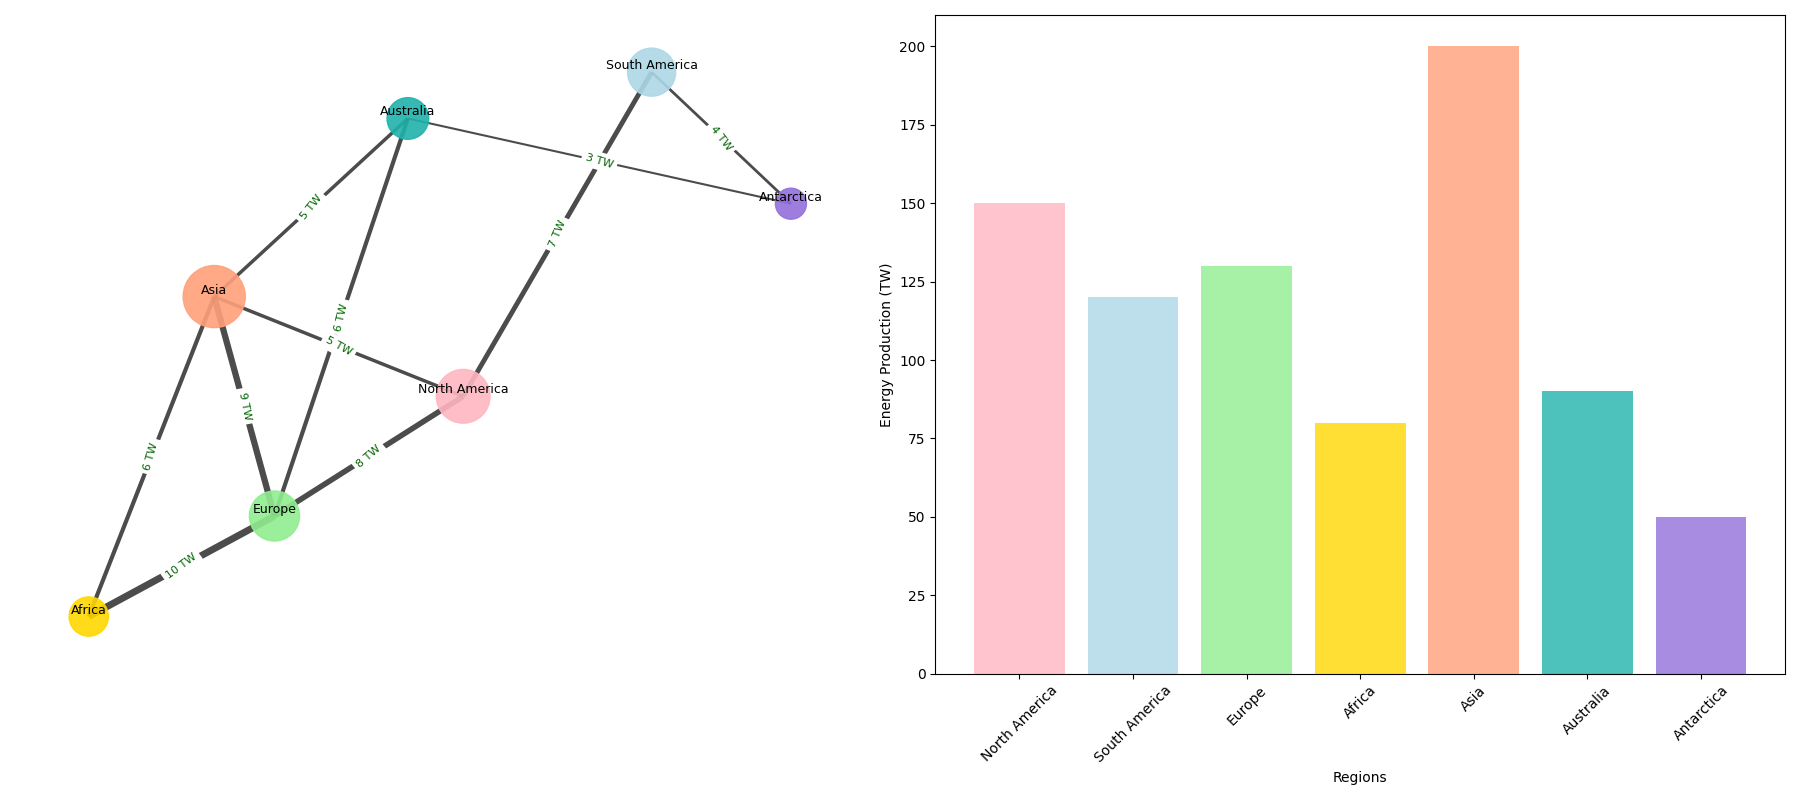

Python code for this plot:
import matplotlib.pyplot as plt
import networkx as nx
import numpy as np

regions = [
    "North America", "South America", "Europe", "Africa",
    "Asia", "Australia", "Antarctica"
]

energy_exchanges = [
    ("North America", "South America", 7),
    ("North America", "Europe", 8),
    ("Europe", "Africa", 10),
    ("Africa", "Asia", 6),
    ("Asia", "Australia", 5),
    ("Australia", "Antarctica", 3),
    ("Antarctica", "South America", 4),
    ("Europe", "Asia", 9),
    ("North America", "Asia", 5),
    ("Europe", "Australia", 6),
]

annual_energy_production = {
    "North America": 150,
    "South America": 120,
    "Europe": 130,
    "Africa": 80,
    "Asia": 200,
    "Australia": 90,
    "Antarctica": 50
}

G = nx.Graph()
G.add_nodes_from(regions)
G.add_weighted_edges_from(energy_exchanges)

pos = nx.spring_layout(G, seed=42)

node_colors = ['#FFB6C1', '#ADD8E6', '#90EE90', '#FFD700', '#FFA07A', '#20B2AA', '#9370DB']
node_sizes = [annual_energy_production[region] * 10 for region in regions]

fig, axes = plt.subplots(1, 2, figsize=(18, 8))
plt.subplots_adjust(wspace=0.4)

nx.draw_networkx_nodes(G, pos, ax=axes[0], node_size=node_sizes, node_color=node_colors, alpha=0.9)
edge_weights = nx.get_edge_attributes(G, 'weight')
nx.draw_networkx_edges(G, pos, ax=axes[0], width=[0.5 * weight for weight in edge_weights.values()], alpha=0.7)
nx.draw_networkx_labels(G, pos, ax=axes[0], font_size=9, font_family='sans-serif', verticalalignment='bottom')
edge_labels = {(u, v): f"{d['weight']} TW" for u, v, d in G.edges(data=True)}
nx.draw_networkx_edge_labels(G, pos, ax=axes[0], edge_labels=edge_labels, font_color='darkgreen', font_size=8)
axes[0].axis('off')

regions_list = list(annual_energy_production.keys())
energy_values = list(annual_energy_production.values())
axes[1].bar(regions_list, energy_values, color=node_colors, alpha=0.8)
axes[1].set_ylabel("Energy Production (TW)")
axes[1].set_xlabel("Regions")
axes[1].tick_params(axis='x', rotation=45)

plt.tight_layout()
plt.show()
